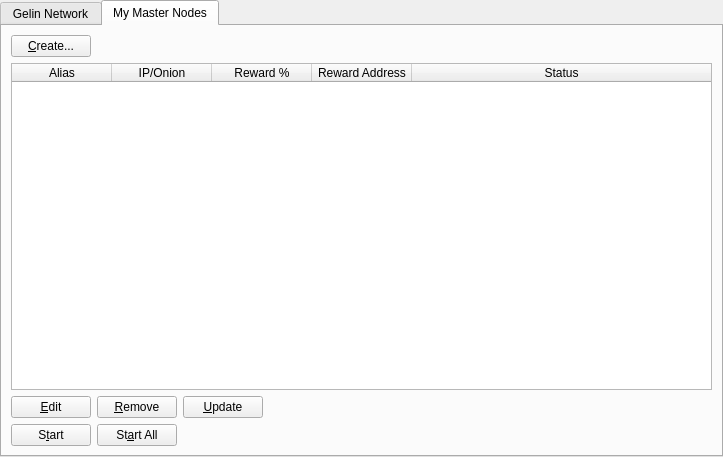
<?xml version="1.0" encoding="UTF-8"?>
<ui version="4.0">
 <class>MasternodeManager</class>
 <widget class="QWidget" name="MasternodeManager">
  <property name="geometry">
   <rect>
    <x>0</x>
    <y>0</y>
    <width>723</width>
    <height>457</height>
   </rect>
  </property>
  <property name="windowTitle">
   <string>Form</string>
  </property>
  <layout class="QVBoxLayout" name="topLayout">
   <property name="leftMargin">
    <number>0</number>
   </property>
   <property name="topMargin">
    <number>0</number>
   </property>
   <property name="rightMargin">
    <number>0</number>
   </property>
   <property name="bottomMargin">
    <number>0</number>
   </property>
   <item>
    <layout class="QVBoxLayout" name="verticalLayout">
     <property name="bottomMargin">
      <number>0</number>
     </property>
     <item>
      <widget class="QTabWidget" name="tabWidget">
       <property name="currentIndex">
        <number>1</number>
       </property>
       <widget class="QWidget" name="tab">
        <attribute name="title">
         <string>Gelin Network</string>
        </attribute>
        <layout class="QGridLayout" name="gridLayout">
         <item row="1" column="0">
          <widget class="QTableWidget" name="tableWidgetMasternodes">
           <property name="editTriggers">
            <set>QAbstractItemView::NoEditTriggers</set>
           </property>
           <property name="alternatingRowColors">
            <bool>true</bool>
           </property>
           <property name="selectionBehavior">
            <enum>QAbstractItemView::SelectRows</enum>
           </property>
           <property name="sortingEnabled">
            <bool>true</bool>
           </property>
           <attribute name="horizontalHeaderStretchLastSection">
            <bool>true</bool>
           </attribute>
           <column>
            <property name="text">
             <string>Address</string>
            </property>
           </column>
           <column>
            <property name="text">
             <string>Protocol</string>
            </property>
           </column>
           <column>
            <property name="text">
             <string>Active</string>
            </property>
           </column>
           <column>
            <property name="text">
             <string>Active (secs)</string>
            </property>
           </column>
           <column>
            <property name="text">
             <string>Last Seen</string>
            </property>
           </column>
           <column>
            <property name="text">
             <string>Pubkey</string>
            </property>
           </column>
          </widget>
         </item>
         <item row="0" column="0">
          <layout class="QHBoxLayout" name="horizontalLayout_3">
           <property name="bottomMargin">
            <number>0</number>
           </property>
           <item>
            <widget class="QLabel" name="label_2">
             <property name="text">
              <string>Gelin Node Count:</string>
             </property>
            </widget>
           </item>
           <item>
            <widget class="QLabel" name="countLabel">
             <property name="text">
              <string>0</string>
             </property>
            </widget>
           </item>
           <item>
            <spacer name="horizontalSpacer_3">
             <property name="orientation">
              <enum>Qt::Horizontal</enum>
             </property>
             <property name="sizeHint" stdset="0">
              <size>
               <width>40</width>
               <height>20</height>
              </size>
             </property>
            </spacer>
           </item>
          </layout>
         </item>
        </layout>
       </widget>
       <widget class="QWidget" name="tab_2">
        <attribute name="title">
         <string>My Master Nodes</string>
        </attribute>
        <layout class="QGridLayout" name="gridLayout_2">
         <item row="0" column="0">
          <layout class="QVBoxLayout" name="verticalLayout_2">
           <property name="bottomMargin">
            <number>0</number>
           </property>
           <item>
            <layout class="QHBoxLayout" name="horizontalLayout">
             <item>
              <widget class="QPushButton" name="createButton">
               <property name="text">
                <string>&amp;Create...</string>
               </property>
              </widget>
             </item>
             <item>
              <spacer name="horizontalSpacer">
               <property name="orientation">
                <enum>Qt::Horizontal</enum>
               </property>
               <property name="sizeHint" stdset="0">
                <size>
                 <width>40</width>
                 <height>20</height>
                </size>
               </property>
              </spacer>
             </item>
            </layout>
           </item>
           <item>
            <widget class="QTableWidget" name="tableWidget_2">
             <property name="minimumSize">
              <size>
               <width>695</width>
               <height>0</height>
              </size>
             </property>
             <property name="editTriggers">
              <set>QAbstractItemView::NoEditTriggers</set>
             </property>
             <property name="alternatingRowColors">
              <bool>true</bool>
             </property>
             <property name="selectionMode">
              <enum>QAbstractItemView::SingleSelection</enum>
             </property>
             <property name="selectionBehavior">
              <enum>QAbstractItemView::SelectRows</enum>
             </property>
             <attribute name="horizontalHeaderStretchLastSection">
              <bool>true</bool>
             </attribute>
             <column>
              <property name="text">
               <string>Alias</string>
              </property>
             </column>
             <column>
              <property name="text">
               <string>IP/Onion</string>
              </property>
             </column>
             <column>
              <property name="text">
               <string>Reward %</string>
              </property>
             </column>
             <column>
              <property name="text">
               <string>Reward Address</string>
              </property>
             </column>
             <column>
              <property name="text">
               <string>Status</string>
              </property>
             </column>
            </widget>
           </item>
           <item>
            <layout class="QHBoxLayout" name="horizontalLayout_2">
             <property name="bottomMargin">
              <number>0</number>
             </property>
             <item>
              <widget class="QPushButton" name="editButton">
               <property name="text">
                <string>&amp;Edit</string>
               </property>
              </widget>
             </item>
             <item>
              <widget class="QPushButton" name="removeButton">
               <property name="text">
                <string>&amp;Remove</string>
               </property>
              </widget>
             </item>
             <item>
              <widget class="QPushButton" name="UpdateButton">
               <property name="text">
                <string>&amp;Update</string>
               </property>
              </widget>
             </item>
             <item>
              <spacer name="horizontalSpacer_2">
               <property name="orientation">
                <enum>Qt::Horizontal</enum>
               </property>
               <property name="sizeHint" stdset="0">
                <size>
                 <width>40</width>
                 <height>20</height>
                </size>
               </property>
              </spacer>
             </item>
            </layout>
           </item>
           <item>
            <layout class="QHBoxLayout" name="horizontalLayout_4">
             <property name="bottomMargin">
              <number>0</number>
             </property>
            </layout>
           </item>
           <item>
            <layout class="QHBoxLayout" name="horizontalLayout_5">
             <property name="bottomMargin">
              <number>0</number>
             </property>
             <item>
              <widget class="QPushButton" name="startButton">
               <property name="text">
                <string>S&amp;tart</string>
               </property>
              </widget>
             </item>
             <item>
              <widget class="QPushButton" name="startAllButton">
               <property name="text">
                <string>St&amp;art All</string>
               </property>
              </widget>
             </item>
             <item>
              <spacer name="horizontalSpacer_5">
               <property name="orientation">
                <enum>Qt::Horizontal</enum>
               </property>
               <property name="sizeHint" stdset="0">
                <size>
                 <width>40</width>
                 <height>20</height>
                </size>
               </property>
              </spacer>
             </item>
            </layout>
           </item>
          </layout>
         </item>
        </layout>
       </widget>
      </widget>
     </item>
    </layout>
   </item>
  </layout>
 </widget>
 <resources/>
 <connections/>
</ui>
